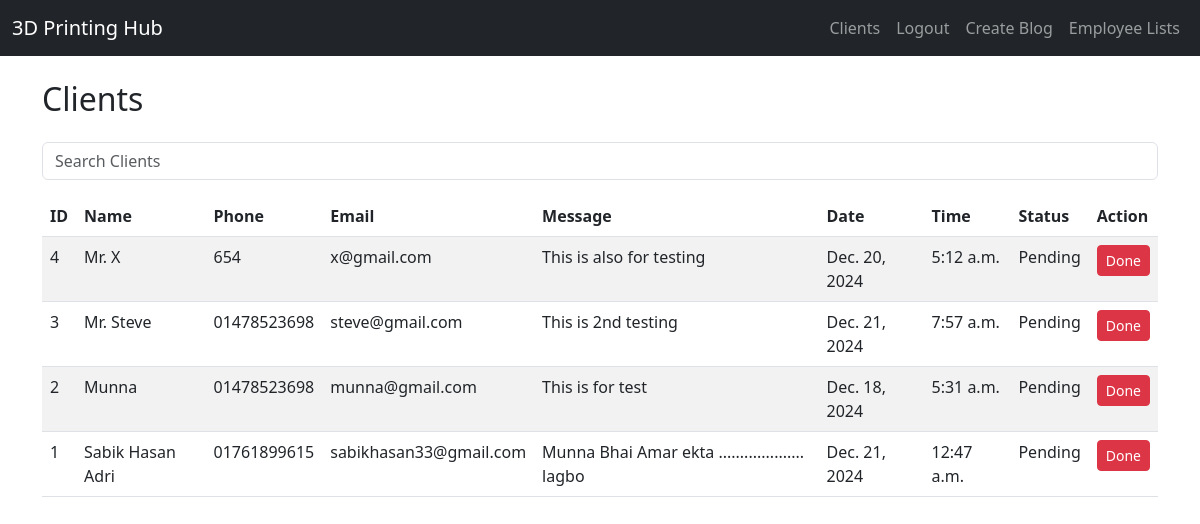
The page /table/ (signed in) on the database its author committed.
### hub/models.py (models this page shows)
class Client(models.Model):
    name = models.CharField(max_length=255)
    phone = models.CharField(max_length=15)
    email = models.EmailField()
    message = models.TextField()
    date = models.DateField()
    time = models.TimeField()
    is_done = models.BooleanField(default=False)  # New field

### hub/views.py (the view)
# urls.py: path('table/', views.table, name='table'),
@login_required
def table(request):
    clients = Client.objects.all().order_by('-id')
    return render(request, 'table.html', {'data': clients})

### hub/templates/table.html (shortened to what this page needs)
{% extends 'base.html' %}
{% block content %}
<h2 class="mb-4">Clients</h2>
<div class="mb-3">
    <input type="text" id="searchInput" class="form-control" placeholder="Search Clients">
</div>
<table class="table table-striped table-hover">
    <thead>
        <tr>
            <th>ID</th>
            <th>Name</th>
            <th>Phone</th>
            <th>Email</th>
            <th>Message</th>
            <th>Date</th>
            <th>Time</th>
            <th>Status</th>
            <th>Action</th>
        </tr>
    </thead>
    <tbody id="clientTable">
        {% for client in data %}
            <tr id="row-{{ client.id }}" class="{% if client.is_done %}bg-lightgreen{% endif %}" style="color: aqua;">
                <td>{{ client.id }}</td>
                <td>{{ client.name }}</td>
                <td>{{ client.phone }}</td>
                <td>{{ client.email }}</td>
                <td>{{ client.message }}</td>
                <td>{{ client.date }}</td>
                <td>{{ client.time }}</td>
                <td id="status-{{ client.id }}">{{ client.is_done|yesno:"Work Done,Pending" }}</td>
                <td>
                    <button class="btn btn-sm {{ client.is_done|yesno:'btn-success,btn-danger' }} toggle-status" data-id="{{ client.id }}">
                        {{ client.is_done|yesno:"Undo,Done" }}
                    </button>
                </td>
            </tr>
        {% empty %}
            <tr>
                <td colspan="9" class="text-center">No clients found.</td>
            </tr>
        {% endfor %}
    </tbody>
</table>
{% endblock %}

### rows shown on the page
Client: id "4", name "Mr. X", phone "654", email "x@gmail.com", message "This is also for testing", date "Dec. 20, 2024", time "5:12 a.m.", is_done "Pending", is_done "Done"
Client: id "3", name "Mr. Steve", phone "01478523698", email "steve@gmail.com", message "This is 2nd testing", date "Dec. 21, 2024", time "7:57 a.m.", is_done "Pending", is_done "Done"
Client: id "2", name "Munna", phone "01478523698", email "munna@gmail.com", message "This is for test", date "Dec. 18, 2024", time "5:31 a.m.", is_done "Pending", is_done "Done"
Client: id "1", name "Sabik Hasan Adri", phone "01761899615", email "sabikhasan33@gmail.com", message "Munna Bhai Amar ekta .................... lagbo", date "Dec. 21, 2024", time "12:47 a.m.", is_done "Pending", is_done "Done"
